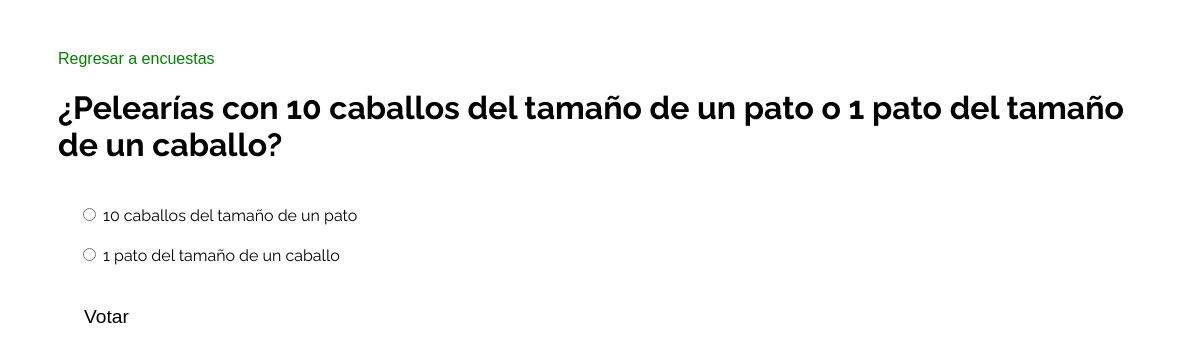
Page /polls/3/ on the committed database.
### polls/models.py (models this page shows, shortened)
class Question(models.Model):
    question_text = models.CharField(max_length=200)
    pub_date = models.DateTimeField('date published')

class Choice(models.Model):
    question = models.ForeignKey(Question, on_delete=models.CASCADE)
    choice_text = models.CharField(max_length=200)
    votes = models.IntegerField(default=0)

### polls/views.py (the view)
# urls.py: path('<int:pk>/', views.DetailView.as_view(), name='detail'),
class DetailView(generic.DetailView):
    model = Question
    template_name = 'polls/detail.html'
    def get_queryset(self):
        return Question.objects.filter(pub_date__lte=timezone.now())

### polls/templates/polls/detail.html (shortened to what this page needs)
{% extends "polls/base.html" %}
{% block content %}
    <a href="{% url 'polls:index' %}">Regresar a encuestas</a>
    <h1>{{ question.question_text }}</h1>
    <form action="{% url 'polls:vote' question.id %}" method="POST">
        {% for choice in question.choice_set.all %}
            <div class="option">
                <input type="radio" name="choice" id="choice{{forloop.counter}}" value="{{choice.id}}">
                <label for="choice{{forloop.counter}}">{{choice.choice_text}}</label>
            </div>
        {% endfor %}
        <input type="submit" value="Votar">
    </form>
{% endblock content %}

### polls/static/polls/style.css (style rules this page uses)
body { color: black; background: white; font-family: 'Raleway', sans-serif; }
h1 { display: block; }
li, a { text-decoration: none; font-family: sans-serif; }
a { color: green; }
.option { margin: 20px; }
input[type="submit"] { font-size: larger; border: none; background: transparent; margin: 20px; }

### rows in the picture
Question: question_text "¿Pelearías con 10 caballos del tamaño de un pato o 1 pato del tamaño de un caballo?"
Choice: choice_text "10 caballos del tamaño de un pato"
Choice: choice_text "1 pato del tamaño de un caballo"
